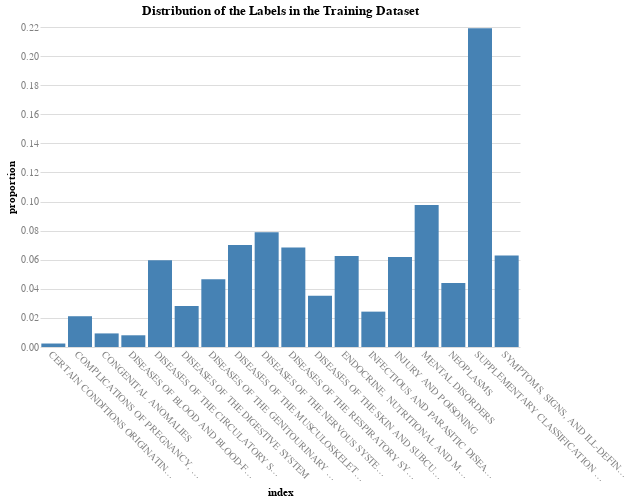

Here is the notebook cell this chart was saved with:
### Markdown cell above
##### 5.2.1.2 - Confirm the distribution and percentage of the labels in the training dataset

### Code cell
# Check the distribution and percentage of the labels in the training dataset
y_train.value_counts(normalize=True)

# Plot the distribution and percentage of true labels
chart(
    df=y_train.value_counts(normalize=True).reset_index(),
    x='index:N',
    y='proportion:Q',
    title='Distribution of the Labels in the Training Dataset',
).mark_bar().interactive().configure_axisX(labelAngle=45)

### Figure 1 — Vega specification as saved in the notebook (floating-point values rounded to 4 significant figures)
{"$schema": "https://vega.github.io/schema/vega/v5.json", "data": [{"name": "param_8_store"}, {"name": "source_0", "values": [{"index": "SUPPLEMENTARY CLASSIFICATION OF FACTORS INFLUENCING HEALTH STATUS AND CONTACT WITH HEALTH SERVICES", "proportion": 0.2192, "proportion_end": 0.2192, "proportion_start": 0.0}, {"index": "MENTAL DISORDERS", "proportion": 0.09761, "proportion_end": 0.09761, "proportion_start": 0.0}, {"index": "DISEASES OF THE NERVOUS SYSTEM AND SENSE ORGANS", "proportion": 0.0789, "proportion_end": 0.0789, "proportion_start": 0.0}, {"index": "DISEASES OF THE MUSCULOSKELETAL SYSTEM AND CONNECTIVE TISSUE", "proportion": 0.07005, "proportion_end": 0.07005, "proportion_start": 0.0}, {"index": "DISEASES OF THE RESPIRATORY SYSTEM", "proportion": 0.06838, "proportion_end": 0.06838, "proportion_start": 0.0}, {"index": "SYMPTOMS, SIGNS, AND ILL-DEFINED CONDITIONS", "proportion": 0.06284, "proportion_end": 0.06284, "proportion_start": 0.0}, {"index": "ENDOCRINE, NUTRITIONAL AND METABOLIC DISEASES, AND IMMUNITY DISORDERS", "proportion": 0.06254, "proportion_end": 0.06254, "proportion_start": 0.0}, {"index": "INJURY AND POISONING", "proportion": 0.06188, "proportion_end": 0.06188, "proportion_start": 0.0}, {"index": "DISEASES OF THE CIRCULATORY SYSTEM", "proportion": 0.05956, "proportion_end": 0.05956, "proportion_start": 0.0}, {"index": "DISEASES OF THE GENITOURINARY SYSTEM", "proportion": 0.04651, "proportion_end": 0.04651, "proportion_start": 0.0}, {"index": "NEOPLASMS", "proportion": 0.04397, "proportion_end": 0.04397, "proportion_start": 0.0}, {"index": "DISEASES OF THE SKIN AND SUBCUTANEOUS TISSUE", "proportion": 0.03515, "proportion_end": 0.03515, "proportion_start": 0.0}, {"index": "DISEASES OF THE DIGESTIVE SYSTEM", "proportion": 0.02817, "proportion_end": 0.02817, "proportion_start": 0.0}, {"index": "INFECTIOUS AND PARASITIC DISEASES", "proportion": 0.02431, "proportion_end": 0.02431, "proportion_start": 0.0}, {"index": "COMPLICATIONS OF PREGNANCY, CHILDBIRTH, AND THE PUERPERIUM", "proportion": 0.02116, "proportion_end": 0.02116, "proportion_start": 0.0}, {"index": "CONGENITAL ANOMALIES", "proportion": 0.009337, "proportion_end": 0.009337, "proportion_start": 0.0}, {"index": "DISEASES OF BLOOD AND BLOOD-FORMING ORGANS", "proportion": 0.008051, "proportion_end": 0.008051, "proportion_start": 0.0}, {"index": "CERTAIN CONDITIONS ORIGINATING IN THE PERINATAL PERIOD", "proportion": 0.002394, "proportion_end": 0.002394, "proportion_start": 0.0}]}, {"name": "source_0_x_domain_index", "values": [{"index": "SUPPLEMENTARY CLASSIFICATION OF FACTORS INFLUENCING HEALTH STATUS AND CONTACT WITH HEALTH SERVICES"}, {"index": "MENTAL DISORDERS"}, {"index": "DISEASES OF THE NERVOUS SYSTEM AND SENSE ORGANS"}, {"index": "DISEASES OF THE MUSCULOSKELETAL SYSTEM AND CONNECTIVE TISSUE"}, {"index": "DISEASES OF THE RESPIRATORY SYSTEM"}, {"index": "SYMPTOMS, SIGNS, AND ILL-DEFINED CONDITIONS"}, {"index": "ENDOCRINE, NUTRITIONAL AND METABOLIC DISEASES, AND IMMUNITY DISORDERS"}, {"index": "INJURY AND POISONING"}, {"index": "DISEASES OF THE CIRCULATORY SYSTEM"}, {"index": "DISEASES OF THE GENITOURINARY SYSTEM"}, {"index": "NEOPLASMS"}, {"index": "DISEASES OF THE SKIN AND SUBCUTANEOUS TISSUE"}, {"index": "DISEASES OF THE DIGESTIVE SYSTEM"}, {"index": "INFECTIOUS AND PARASITIC DISEASES"}, {"index": "COMPLICATIONS OF PREGNANCY, CHILDBIRTH, AND THE PUERPERIUM"}, {"index": "CONGENITAL ANOMALIES"}, {"index": "DISEASES OF BLOOD AND BLOOD-FORMING ORGANS"}, {"index": "CERTAIN CONDITIONS ORIGINATING IN THE PERINATAL PERIOD"}]}], "signals": [{"name": "unit", "value": {}, "on": [{"events": "pointermove", "update": "isTuple(group()) ? group() : unit"}]}, {"name": "param_8", "update": "vlSelectionResolve(\"param_8_store\", \"union\")"}, {"name": "param_8_index", "on": [{"events": [{"source": "view", "type": "dblclick"}], "update": "null"}, {"events": {"signal": "param_8_translate_delta"}, "update": "panLinear(param_8_translate_anchor.extent_x, -param_8_translate_delta.x / width)"}, {"events": {"signal": "param_8_zoom_delta"}, "update": "zoomLinear(domain(\"x\"), param_8_zoom_anchor.x, param_8_zoom_delta)"}]}, {"name": "param_8_proportion", "on": [{"events": [{"source": "view", "type": "dblclick"}], "update": "null"}, {"events": {"signal": "param_8_translate_delta"}, "update": "panLinear(param_8_translate_anchor.extent_y, param_8_translate_delta.y / height)"}, {"events": {"signal": "param_8_zoom_delta"}, "update": "zoomLinear(domain(\"y\"), param_8_zoom_anchor.y, param_8_zoom_delta)"}]}, {"name": "param_8_tuple", "on": [{"events": [{"signal": "param_8_index || param_8_proportion"}], "update": "param_8_index && param_8_proportion ? {unit: \"\", fields: param_8_tuple_fields, values: [param_8_index,param_8_proportion]} : null"}]}, {"name": "param_8_tuple_fields", "value": [{"field": "index", "channel": "x", "type": "E"}, {"field": "proportion", "channel": "y", "type": "R"}]}, {"name": "param_8_translate_anchor", "value": {}, "on": [{"events": [{"source": "scope", "type": "pointerdown"}], "update": "{x: x(unit), y: y(unit), extent_x: domain(\"x\"), extent_y: domain(\"y\")}"}]}, {"name": "param_8_translate_delta", "value": {}, "on": [{"events": [{"source": "window", "between": [{"source": "scope", "type": "pointerdown"}, {"source": "window", "type": "pointerup"}], "type": "pointermove", "consume": true}], "update": "{x: param_8_translate_anchor.x - x(unit), y: param_8_translate_anchor.y - y(unit)}"}]}, {"name": "param_8_zoom_anchor", "on": [{"events": [{"source": "scope", "type": "wheel", "consume": true}], "update": "{x: invert(\"x\", x(unit)), y: invert(\"y\", y(unit))}"}]}, {"name": "param_8_zoom_delta", "on": [{"events": [{"source": "scope", "consume": true, "type": "wheel"}], "update": "pow(1.001, event.deltaY * pow(16, event.deltaMode))", "force": true}]}, {"name": "param_8_modify", "on": [{"events": {"signal": "param_8_tuple"}, "update": "modify(\"param_8_store\", param_8_tuple, true)"}]}], "marks": [{"type": "rect", "name": "marks", "from": {"data": "source_0"}, "encode": {"update": {"x": {"field": "index", "scale": "x"}, "ariaRoleDescription": {"value": "bar"}, "description": {"signal": "\"index: \" + (isValid(datum[\"index\"]) ? datum[\"index\"] : \"\"+datum[\"index\"]) + \"; proportion: \" + (format(datum[\"proportion\"], \"\"))"}, "y": {"field": "proportion_end", "scale": "y"}, "width": {"signal": "max(0.25, bandwidth('x'))"}, "y2": {"field": "proportion_start", "scale": "y"}, "fill": {"value": "steelblue"}}}, "interactive": true, "clip": true, "style": ["bar"]}], "scales": [{"name": "x", "type": "band", "domain": {"data": "source_0_x_domain_index", "field": "index", "sort": true}, "range": [0, {"signal": "width"}], "paddingInner": 0.1, "paddingOuter": 0.05}, {"name": "y", "type": "linear", "domain": {"data": "source_0", "fields": ["proportion_start", "proportion_end"]}, "range": [{"signal": "height"}, 0], "nice": true, "domainRaw": {"signal": "param_8[\"proportion\"]"}, "zero": true}], "axes": [{"scale": "y", "maxExtent": 0, "labels": false, "minExtent": 0, "orient": "left", "domain": false, "aria": false, "tickCount": {"signal": "ceil(height/40)"}, "ticks": false, "zindex": 0, "gridScale": "x", "grid": true}, {"scale": "x", "title": "index", "orient": "bottom", "labelAlign": "left", "zindex": 0, "grid": false, "labelBaseline": "top"}, {"scale": "y", "labelAlign": "right", "zindex": 0, "grid": false, "labelOverlap": true, "tickCount": {"signal": "ceil(height/40)"}, "title": "proportion", "orient": "left"}], "title": {"text": "Distribution of the Labels in the Training Dataset", "frame": "group"}, "background": "white", "padding": 5, "height": 320, "config": {"axis": {"domain": false, "labelAngle": 0, "labelColor": "gray", "labelFontSize": 10, "ticks": false}, "axisX": {"labelAngle": 45}, "style": {"guide-label": {"font": "Helvetica Neue"}, "guide-title": {"font": "Helvetica Neue"}, "group-title": {"font": "Helvetica Neue"}, "group-subtitle": {"font": "Helvetica Neue"}, "cell": {"stroke": null}, "text": {"font": "Helvetica Neue"}}}, "style": "cell", "width": 480}
